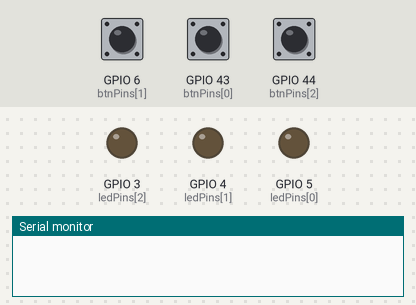
Bench run of a sketch on a simulated ESP32. On the bench: output pins drawn as LEDs (lit = HIGH), the last lines printed to the serial monitor. Inputs (shaded band) come from the test bench; at power-on: GPIO 6 (btnPins[1]) HIGH, GPIO 43 (btnPins[0]) HIGH, GPIO 44 (btnPins[2]) HIGH.

Above: at 1.2 s.
1.3 s: GPIO 6 (btnPins[1]) pulled LOW for 0.15 s
At 2.2 s:
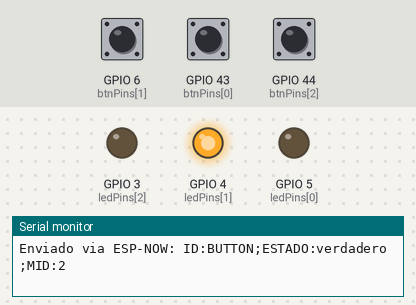
2.9 s: GPIO 43 (btnPins[0]) pulled LOW for 0.15 s
At 3.4 s:
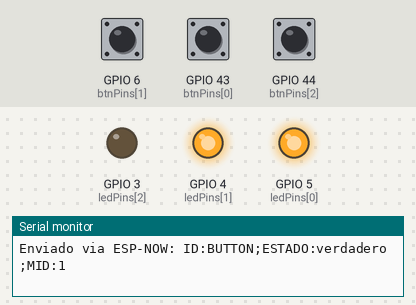
4.5 s: GPIO 44 (btnPins[2]) pulled LOW for 0.15 s
At 5.7 s:
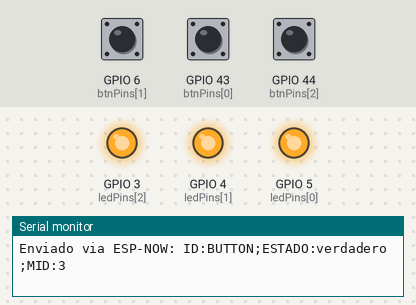
6.1 s: GPIO 6 (btnPins[1]) pulled LOW for 1 s
At 7.0 s:
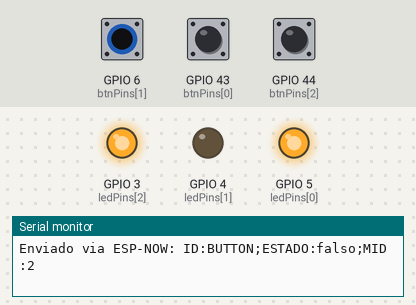
8.6 s: GPIO 43 (btnPins[0]) pulled LOW for 1 s
At 8.9 s:
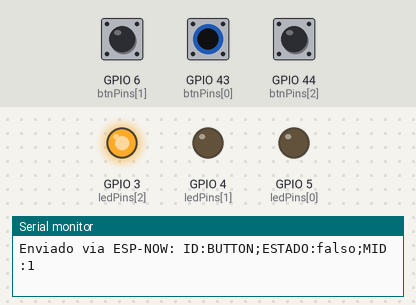
11.1 s: GPIO 6 (btnPins[1]) pulled LOW for 0.15 s
At 12.1 s:
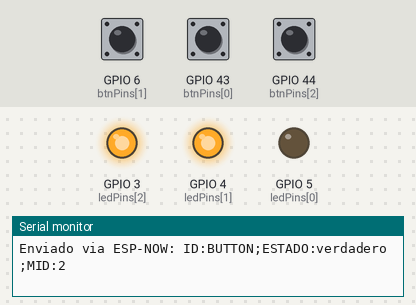
Timing chart, 0 to 13.7 s (numbered marks = the images above; inputs shaded):
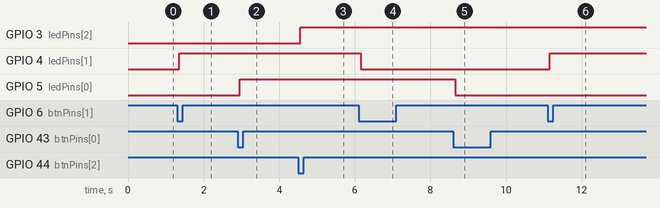

Measured:
- after the input at 1.3 s, GPIO 4 (ledPins[1]): LOW → HIGH after 0.05 s
- after the input at 2.9 s, GPIO 5 (ledPins[0]): LOW → HIGH after 0.05 s
- after the input at 4.5 s, GPIO 3 (ledPins[2]): LOW → HIGH after 0.05 s
- after the input at 6.1 s, GPIO 4 (ledPins[1]): HIGH → LOW after 0.05 s
- after the input at 8.6 s, GPIO 5 (ledPins[0]): HIGH → LOW after 0.05 s
- after the input at 11.1 s, GPIO 4 (ledPins[1]): LOW → HIGH after 0.05 s

The sketch:

botonera_main.ino
```cpp
#include "botonera.h"

void setup() {
    Serial.begin(115200);
    initBotonera();
}

void loop() {
    updateBotonera();
}
```

botonera.cpp
```cpp
#include "botonera.h"
#include <WiFi.h>
#include <esp_now.h>

// Pines
const int btnPins[3] = {D6, D5, D7};
const int ledPins[3] = {D4, D3, D2};

// Estados de LEDs
bool ledStates[3] = {false, false, false};
bool lastBtnState[3] = {HIGH, HIGH, HIGH};

void sendMicroParo(const char* msg) {
    esp_now_send((uint8_t*)"\xFF\xFF\xFF\xFF\xFF\xFF", (uint8_t*)msg, strlen(msg) + 1);
    Serial.print("Enviado via ESP-NOW: ");
    Serial.println(msg);
}

void initBotonera() {
    WiFi.mode(WIFI_STA);
    if (esp_now_init() != ESP_OK){
        Serial.println("Error ESP-NOW");
        return;
    }

    esp_now_peer_info_t peer = {};
    memcpy(peer.peer_addr, "\xFF\xFF\xFF\xFF\xFF\xFF", 6);
    peer.channel = 0;
    peer.encrypt = false;
    esp_now_add_peer(&peer);

    for(int i = 0; i < 3; i++){
        pinMode(btnPins[i], INPUT_PULLUP);
        pinMode(ledPins[i], OUTPUT);
        digitalWrite(ledPins[i], LOW);
    }
}

void updateBotonera() {
    static bool stableState[3] = {HIGH, HIGH, HIGH};   // Estado limpio (sin rebote)
    static bool lastRawState[3] = {HIGH, HIGH, HIGH};  // Última lectura cruda
    static unsigned long lastDebounceTime[3] = {0,0,0};
    const unsigned long debounceDelay = 50;

    for(int i = 0; i < 3; i++) {

        bool rawReading = digitalRead(btnPins[i]);

        // Si la lectura cruda cambió, reiniciar debounce
        if(rawReading != lastRawState[i]) {
            lastDebounceTime[i] = millis();
        }

        // Si ya pasó el debounceDelay, podemos actualizar estado estable
        if((millis() - lastDebounceTime[i]) > debounceDelay) {

            // Detectar flanco descendente estable
            if(stableState[i] == HIGH && rawReading == LOW) {

                // Toggle seguro del LED
                ledStates[i] = !ledStates[i];
                digitalWrite(ledPins[i], ledStates[i] ? HIGH : LOW);

                // Crear mensaje
                char microParoMsg[40];
                snprintf(microParoMsg, sizeof(microParoMsg),
                        "ID:BUTTON;ESTADO:%s;MID:%d",
                        ledStates[i] ? "verdadero" : "falso",
                        i + 1);

                sendMicroParo(microParoMsg);
            }

            // Actualizar estado estable
            stableState[i] = rawReading;
        }

        // Guardar lectura cruda para la próxima vuelta
        lastRawState[i] = rawReading;
    }
}
```

botonera.h
```cpp
#ifndef BOTONERA_H
#define BOTONERA_H

void initBotonera();
void updateBotonera();

#endif
```
